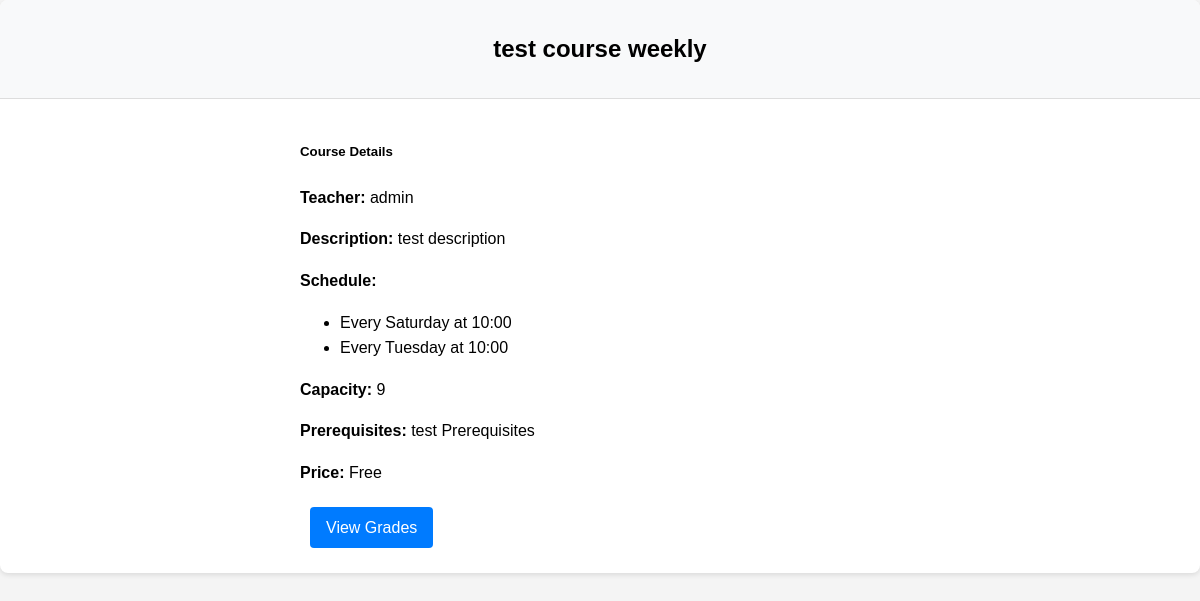
/course/14/ (signed in), run on the app's committed database.
### course/models.py (models this page shows, shortened)
class Course(models.Model):
    title = models.CharField(max_length=200)
    description = models.TextField()
    content = models.TextField(help_text="Detailed course content and materials")
    teacher = models.ForeignKey(
        settings.AUTH_USER_MODEL,
        on_delete=models.CASCADE,
        limit_choices_to={'is_teacher': True},
    )
    capacity = models.PositiveIntegerField()
    pre_requisites = models.TextField(blank=True, null=True)
    created_at = models.DateTimeField(auto_now_add=True)
    price = models.DecimalField(
        max_digits=10,
        decimal_places=2,
        default=Decimal('0.00'),
    )

class Schedule(models.Model):
    WEEKDAY_CHOICES = [
        (0, 'Monday'),
        (1, 'Tuesday'),
        (2, 'Wednesday'),
        (3, 'Thursday'),
        (4, 'Friday'),
        (5, 'Saturday'),
        (6, 'Sunday'),
    ]
    SCHEDULE_TYPE_CHOICES = [
        ('date', 'Specific Date'),
        ('weekday', 'Weekly Schedule'),
    ]
    course = models.ForeignKey('Course', on_delete=models.CASCADE, related_name='schedules')
    schedule_type = models.CharField(
        max_length=7,
        choices=SCHEDULE_TYPE_CHOICES,
        default='date'
    )
    specific_date = models.DateField(null=True, blank=True)
    weekday = models.IntegerField(choices=WEEKDAY_CHOICES, null=True, blank=True)
    time = models.TimeField()
    def get_schedule_display(self):
        if self.schedule_type == 'date':
            if self.specific_date:
                return f"On {self.specific_date.strftime('%Y-%m-%d')} at {self.time.strftime('%H:%M')}"
            return "Date not set"
        elif self.schedule_type == 'weekday':
            if self.weekday is not None:
                return f"Every {self.get_weekday_display()} at {self.time.strftime('%H:%M')}"
            return "Weekday not set"
        return "No schedule set"
    def get_weekday_display(self):
        for value, display in self.WEEKDAY_CHOICES:
            if self.weekday == value:
                return display
        return "Unknown"

### portal/models.py (models this page shows)
class User(AbstractUser):
    is_teacher = models.BooleanField(default=False)
    is_admin = models.BooleanField(default=False)
    groups = models.ManyToManyField(
        'auth.Group',
        related_name='portal_user_set',
        blank=True,
        help_text='The groups this user belongs to.',
        verbose_name='groups'
    )
    user_permissions = models.ManyToManyField(
        'auth.Permission',
        related_name='portal_user_set',
        blank=True,
        help_text='Specific permissions for this user.',
        verbose_name='user permissions'
    )

### course/views.py (the view)
# urls.py: path('course/<int:course_id>/', views.course_detail, name='course_detail'),
@login_required
def course_detail(request, course_id):
    course = get_object_or_404(Course, id=course_id)
    is_enrolled = False
    if request.user.is_authenticated:
        is_enrolled = Enrollment.objects.filter(
            student=request.user,
            course=course,
            status='enrolled'
        ).exists()
    return render(request, 'courses/course_detail.html', {
        'course': course,
        'is_enrolled': is_enrolled
    })

### course/templates/courses/course_detail.html (shortened to what this page needs)
{% extends 'base.html' %}
{% block content %}
<div class="container">
    <div class="card">
        <div class="card-header">
            <h2>{{ course.title }}</h2>
        </div>
        <div class="card-body">
            <h5>Course Details</h5>
            <p><strong>Teacher:</strong> {{ course.teacher.username }}</p>
            <p><strong>Description:</strong> {{ course.description }}</p>
            <strong>Schedule:</strong>
            {% if course.schedules.all %}
                <ul class="list-group mb-3">
                {% for schedule in course.schedules.all %}
                    <li class="list-group-item">{{ schedule.get_schedule_display }}</li>
                {% endfor %}
                </ul>
            {% else %}
                <p>No schedules set for this course.</p>
            {% endif %}
            <p><strong>Capacity:</strong> {{ course.capacity }}</p>
            <p><strong>Prerequisites:</strong> {{ course.pre_requisites|default:"None" }}</p>
            <p>
                <strong>Price:</strong>
                {% if course.price == 0 %}
                    Free
                {% else %}
                    ${{ course.price }}
                {% endif %}
            </p>
            {% if user.is_teacher and user == course.teacher %}
                <a href="{% url 'teacher_course_grades' course.id %}" class="btn btn-primary">View Grades</a>
            {% elif user.is_admin %}
                <a href="{% url 'admin_course_grades' course.id %}" class="btn btn-primary">Manage Grades</a>
            {% elif is_enrolled %}
                <a href="{% url 'student_grades' %}" class="btn btn-primary">View My Grades</a>
            {% endif %}
        </div>
    </div>
</div>
{% endblock %}

### static/css/style.css (style rules this page uses)
body { font-family: 'Arial', sans-serif; line-height: 1.6; margin: 0; padding: 0; background-color: #f4f4f4; }
.container { text-align: center; max-width: 1200px; width: auto; margin: auto; overflow: hidden; }
.card { background: white; border-radius: 8px; box-shadow: 0 2px 5px rgba(0,0,0,0.1); margin-bottom: 20px; transition: transform 0.3s ease; }
.card-body { padding: 20px; text-align: left; margin: 0 auto; max-width: 600px; }
.card-header { background: #f8f9fa; padding: 10px; border-bottom: 1px solid #ddd; border-radius: 8px 8px 0 0; text-align: center; }
.btn { display: inline-block; padding: 8px 16px; border-radius: 4px; border: none; cursor: pointer; transition: background-color 0.3s ease; text-decoration: none; }
.btn-primary { margin: 5px 10px; padding: 8px 16px; border-radius: 4px; border: none; background-color: #007bff; color: white; text-decoration: none; }
a { text-decoration: none; }

### data on the page
Course: title "test course weekly", teacher.username "admin", description "test description", capacity "9", pre_requisites "test Prerequisites"
Schedule: schedule "Every Saturday at 10:00"
Schedule: schedule "Every Tuesday at 10:00"
